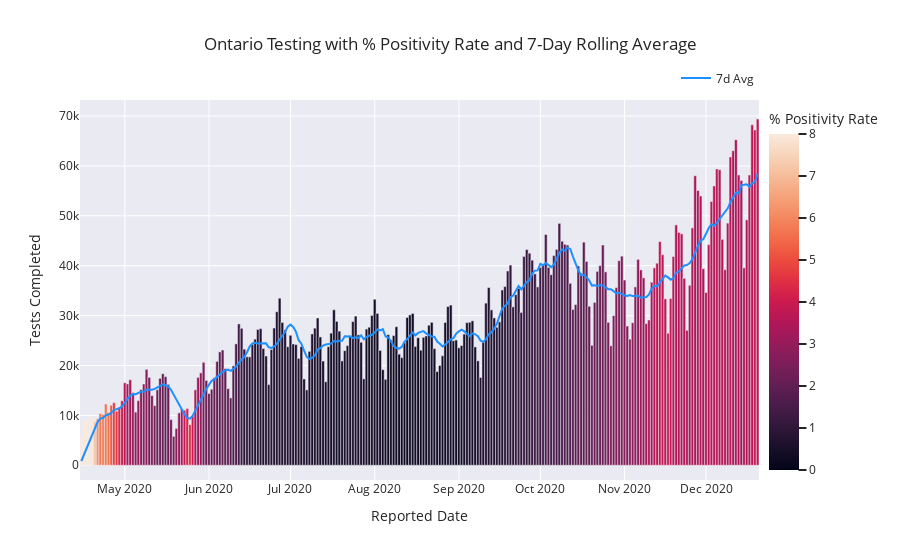

The code cell stored with this chart in its notebook:
### Code cell
#hide_input

# report tests completed

# testing data does not exist prior to April 15, 2020
df_test = df_testing[(df_testing["Total tests completed in the last day"].notnull()) & (df_testing["Total tests completed in the last day"] != 0)]

fig_test = px.bar(df_test,
              x='Reported Date',
              y='Total tests completed in the last day',
              template='seaborn',
              color='7 Day Avg Percent Positivity', range_color=[0,8],
              title='Ontario Testing with % Positivity Rate and 7-Day Rolling Average',
              labels={'7 Day Avg Percent Positivity': '% Positivity Rate',
                      'Total tests completed in the last day': 'Tests Completed'},
 )           
fig_test.update_layout(bargap=0)

fig_test.update_layout(coloraxis_colorbar=dict(yanchor="top", y=1, x=1,
                                          ticks="outside",
                                          ticksuffix=""))

fig_test.add_trace(go.Scatter(
    x=df_test['Reported Date'],
    y=df_test['New Tests 7 Day Average'],
    mode='lines',
    name='7d Avg',
    line=dict(color="#1E90FF", dash="solid")
    ))

fig_test.update_layout(legend=dict(
    orientation="h",
    yanchor="bottom",
    y=1.02,
    xanchor="right",
    x=1,))

### Figure 1 — Plotly figure (JSON) as saved in the notebook; plotly's stock layout.template omitted (floating-point values rounded to 4 significant figures; data arrays with more than 128 entries replaced by an {"elided": "..."} marker saying what was removed)
{"data": [{"alignmentgroup": "True", "hovertemplate": "Reported Date=%{x}<br>Tests Completed=%{y}<br>% Positivity Rate=%{marker.color}<extra></extra>", "legendgroup": "", "marker": {"color": {"elided": "250 float values"}, "coloraxis": "coloraxis"}, "name": "", "offsetgroup": "", "orientation": "v", "showlegend": false, "textposition": "auto", "type": "bar", "x": {"elided": "250 str values"}, "xaxis": "x", "y": {"elided": "250 int values"}, "yaxis": "y"}, {"line": {"color": "#1E90FF", "dash": "solid"}, "mode": "lines", "name": "7d Avg", "type": "scatter", "x": {"elided": "250 str values"}, "y": {"elided": "250 int values"}}], "layout": {"autosize": true, "bargap": 0, "barmode": "relative", "coloraxis": {"cmax": 8, "cmin": 0, "colorbar": {"ticks": "outside", "ticksuffix": "", "title": {"text": "% Positivity Rate"}, "x": 1, "y": 1, "yanchor": "top"}, "colorscale": [[0, "rgb(2,4,25)"], [0.0625, "rgb(24,15,41)"], [0.125, "rgb(47,23,57)"], [0.1875, "rgb(71,28,72)"], [0.25, "rgb(97,30,82)"], [0.3125, "rgb(123,30,89)"], [0.375, "rgb(150,27,91)"], [0.4375, "rgb(177,22,88)"], [0.5, "rgb(203,26,79)"], [0.5625, "rgb(223,47,67)"], [0.625, "rgb(236,76,61)"], [0.6875, "rgb(242,107,73)"], [0.75, "rgb(244,135,95)"], [0.8125, "rgb(245,162,122)"], [0.875, "rgb(246,188,153)"], [0.9375, "rgb(247,212,187)"], [1, "rgb(250,234,220)"]]}, "legend": {"orientation": "h", "tracegroupgap": 0, "x": 1, "xanchor": "right", "y": 1.02, "yanchor": "bottom"}, "title": {"text": "Ontario Testing with % Positivity Rate and 7-Day Rolling Average"}, "xaxis": {"anchor": "y", "autorange": true, "domain": [0, 1], "range": ["2020-04-14 12:00", "2020-12-20 12:00"], "title": {"text": "Reported Date"}, "type": "date"}, "yaxis": {"anchor": "x", "autorange": true, "domain": [0, 1], "range": [-2949.0, 73220.0], "title": {"text": "Tests Completed"}, "type": "linear"}}}
